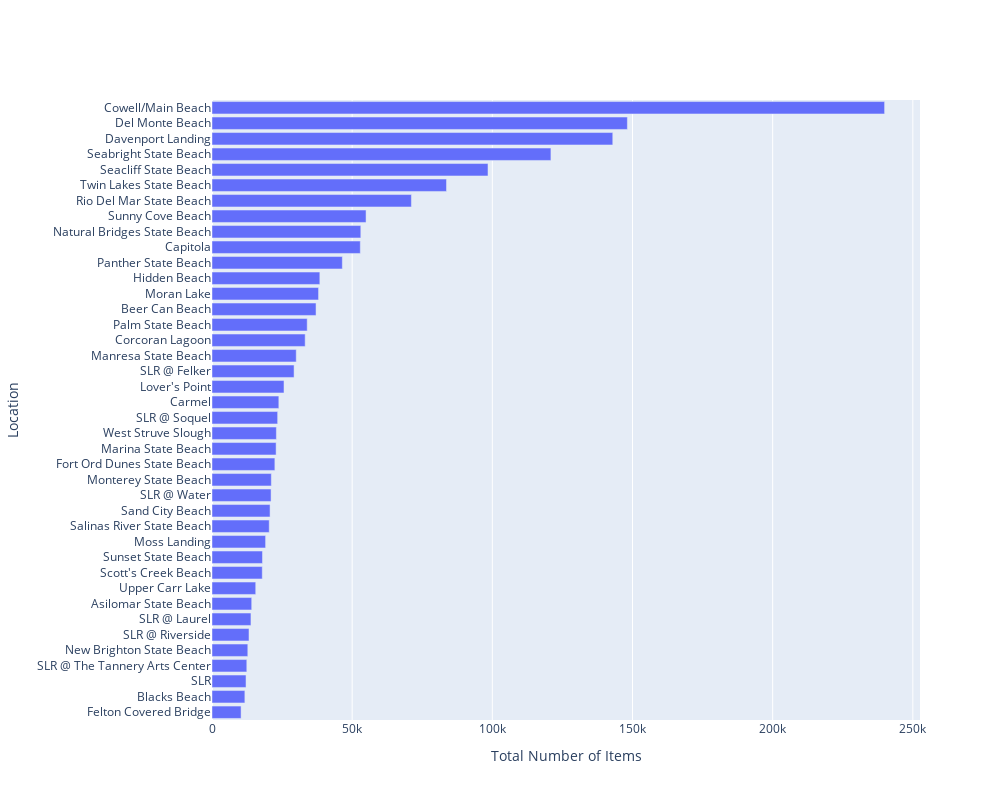

Here is the notebook cell this chart was saved with:
### Code cell
fig = go.Figure()
fig.add_trace(go.Bar(
    y=sos_sites['Cleanup Site'],
    x=sos_sites['Total Items'],
    orientation='h',
    name='Total Number of Items Cleaned Up',
))
fig.update_layout(
    autosize=False,
    width=1000,
    height=800,
    yaxis_title='Location',
    xaxis_title='Total Number of Items',
    yaxis={'categoryorder':'total ascending'}
)
fig.show()

### Figure 1 — Plotly figure (JSON) as saved in the notebook; plotly's stock layout.template omitted (floating-point values rounded to 4 significant figures)
{"data": [{"name": "Total Number of Items Cleaned Up", "orientation": "h", "type": "bar", "x": [14166, 37114, 11730.0, 52900.0, 23840.0, 33230.0, 239927, 143000.0, 148200.0, 10370.0, 22425, 38470.0, 25680, 30050.0, 22870.0, 21160.0, 38011, 19120.0, 53082, 12770.0, 33958, 46490.0, 71130.0, 12140.0, 29280.0, 13893, 13194, 23419, 12410.0, 21066, 20410.0, 20710.0, 17931, 120898, 98450.0, 54950.0, 18002, 83650.0, 15600, 22966], "y": ["Asilomar State Beach", "Beer Can Beach", "Blacks Beach", "Capitola", "Carmel", "Corcoran Lagoon", "Cowell/Main Beach", "Davenport Landing", "Del Monte Beach", "Felton Covered Bridge", "Fort Ord Dunes State Beach", "Hidden Beach", "Lover's Point", "Manresa State Beach", "Marina State Beach", "Monterey State Beach", "Moran Lake", "Moss Landing", "Natural Bridges State Beach", "New Brighton State Beach", "Palm State Beach", "Panther State Beach", "Rio Del Mar State Beach", "SLR", "SLR @ Felker", "SLR @ Laurel", "SLR @ Riverside", "SLR @ Soquel", "SLR @ The Tannery Arts Center", "SLR @ Water", "Salinas River State Beach", "Sand City Beach", "Scott's Creek Beach", "Seabright State Beach", "Seacliff State Beach", "Sunny Cove Beach", "Sunset State Beach", "Twin Lakes State Beach", "Upper Carr Lake", "West Struve Slough"]}], "layout": {"autosize": false, "height": 800, "width": 1000, "xaxis": {"autorange": true, "range": [0, 252600.0], "title": {"text": "Total Number of Items"}, "type": "linear"}, "yaxis": {"autorange": true, "categoryorder": "total ascending", "range": [-0.5, 39.5], "title": {"text": "Location"}, "type": "category"}}}
